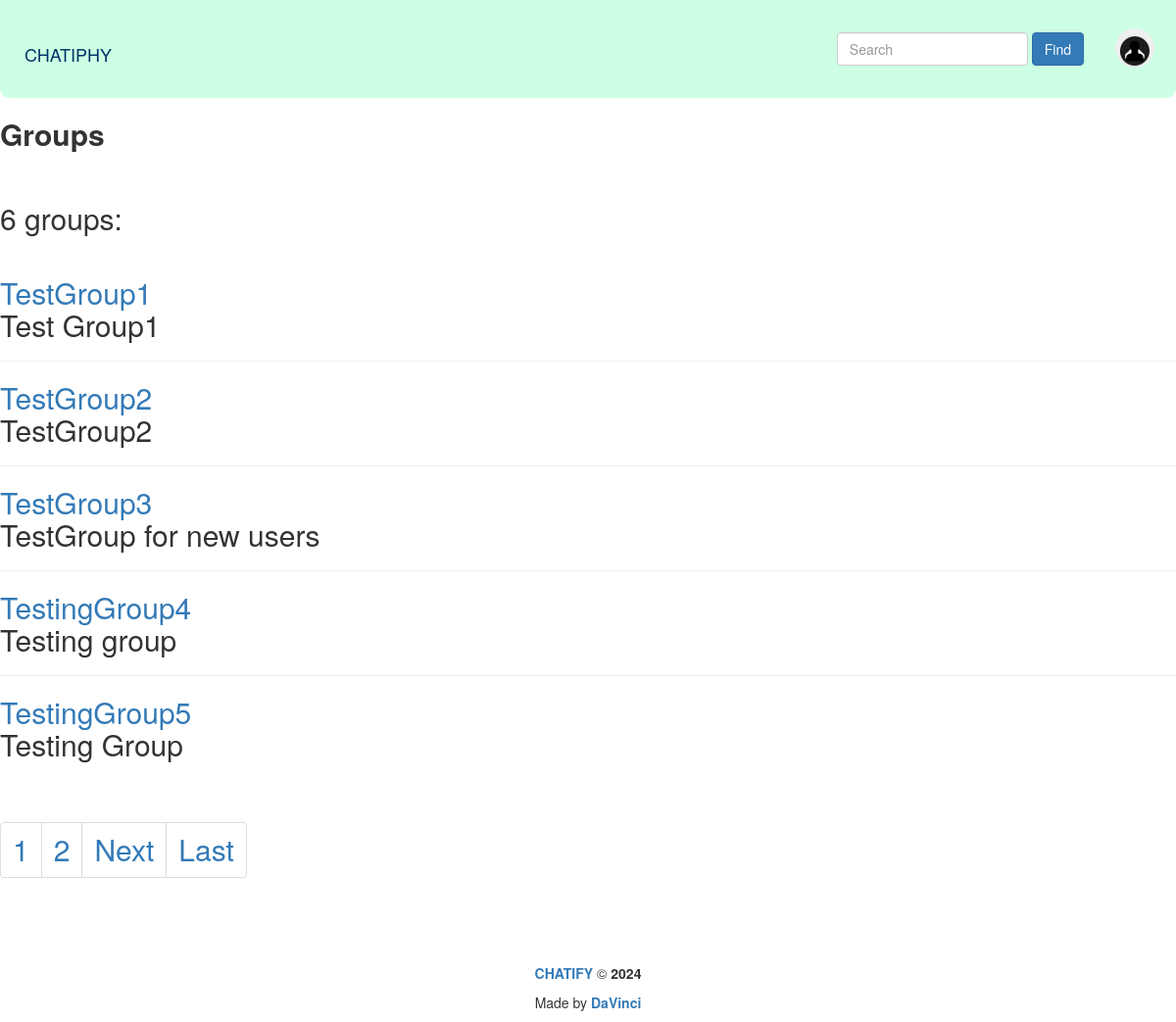
The app's page /groups/ with its own data.
### post_maker/models.py (models this page shows, shortened)
class Group(models.Model):
    title = models.CharField(max_length=200, default="")
    slug = models.SlugField(max_length=200, unique=True, blank=True)
    description = models.TextField(default="")

### post_maker/views.py (the view)
# urls.py: path("groups/", views.group_posts, name="group_posts"),
def group_posts(request):
    template = "post_maker/group_posts.html"
    text = "<h2><b>Groups</b><h2>"
    groups = Group.objects.all()
    groups_count = Group.objects.count()
    paginator = Paginator(groups, 5)
    page_number = request.GET.get('page')
    page_obj = paginator.get_page(page_number)
    context = {
        "header": text,
        "page_obj":page_obj,
        "groups_count":groups_count
    }
    return render(request, template, context)

### core/context_processors/year.py (called while the page is built)
def year(request):
    year = datetime.now().year
    return {
        "year":year,
    }

### templates/post_maker/group_posts.html
{% extends "base.html" %}
{% block content %}
    {{ header|safe }}
    <br>
    <p>{{ groups_count }} groups: </p>
    <br>
    {% for group in page_obj %}
        <div class="group">
            <a href="{% url 'post_maker:group_page' group.slug %}">{{ group.title }}</a>
            <br>
            <p>{{ group.description }}</p>
        </div>
        {% if not forloop.last %}<hr>{% endif %}
    {% endfor %}
    <br>
    {% include 'post_maker/includes/paginator.html' %}
    <br>
{% endblock %}

### records on screen
Group: title "TestGroup1", description "Test Group1"
Group: title "TestGroup2", description "TestGroup2"
Group: title "TestGroup3", description "TestGroup for new users"
Group: title "TestingGroup4", description "Testing group"
Group: title "TestingGroup5", description "Testing Group"

### other values on screen
{{ header|safe }} "Groups"
{{ groups_count }} "6"
{{ i }} "1"
{{ i }} "2"
